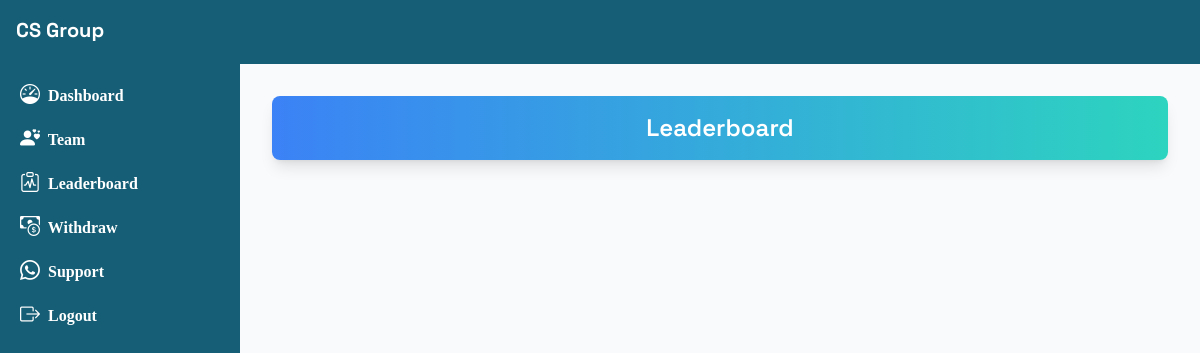
The app's page /leaderboard (signed in), older data.
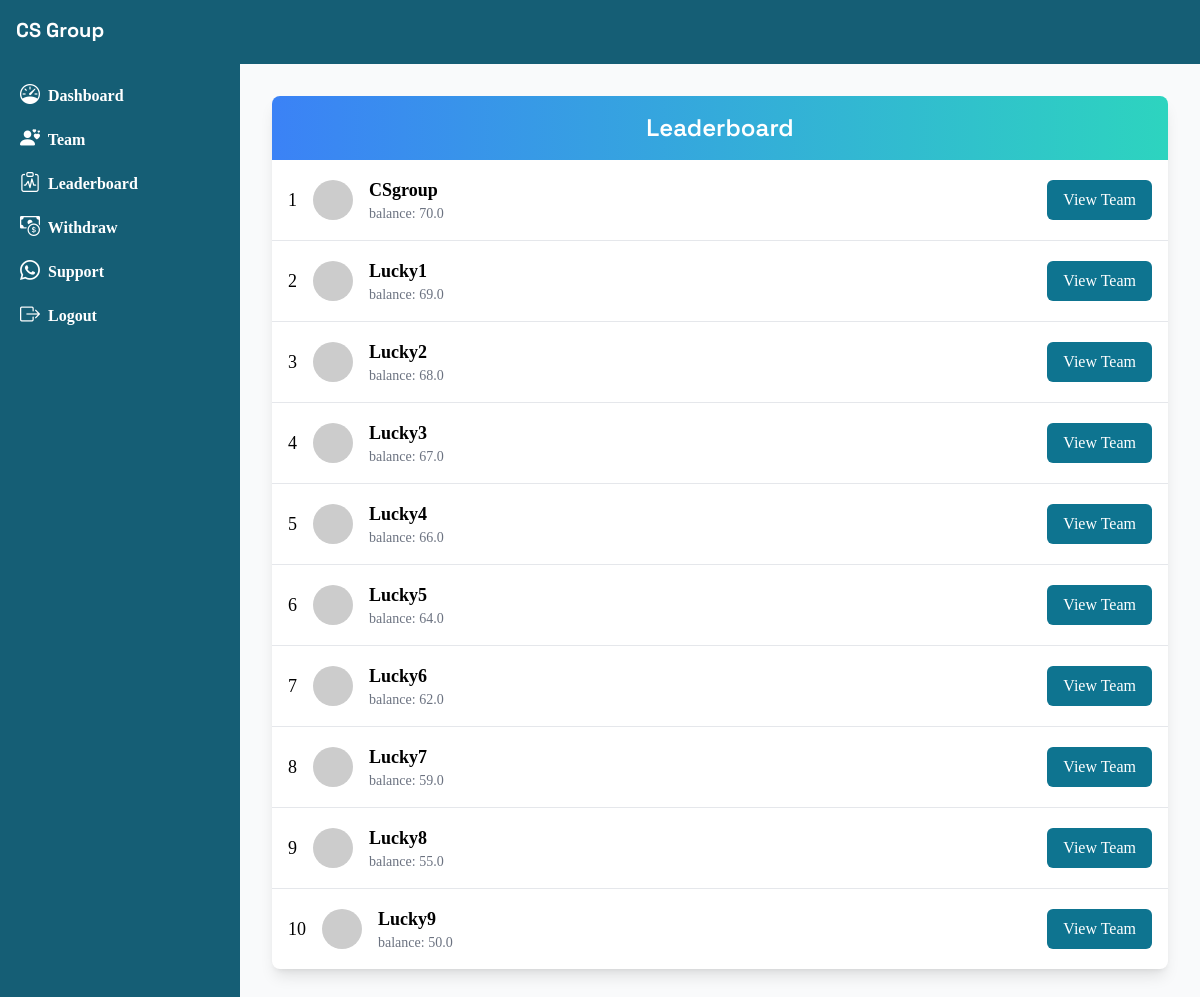
The same page, newer data.
### base/models.py (models this page shows, shortened)
class Profile(models.Model):
    user = models.ForeignKey(User, on_delete=models.CASCADE)
    name = models.CharField(max_length=200)
    title = models.CharField(max_length=200, null=True, blank=True)
    number = models.CharField(max_length=50)
    balance = models.FloatField(default=00)
    shopping_balance = models.IntegerField(default=0)
    refer_link = models.CharField(max_length=100)
    is_verified = models.BooleanField(default=False)
    referred_by = models.ForeignKey(User, related_name='teams', null=True, blank=True, on_delete=models.CASCADE)

### base/views.py (the view)
# urls.py: path('leaderboard', leaderboard),
@onlyuser
def leaderboard(request):
    p = Profile.objects.all().order_by('-balance')[0:10]
    return render(request, 'lead.html', context={'p':p})

### templates/lead.html
{% extends 'dash.html' %}
{% block body %}
  <div class="container mx-auto p-6">
        <div class="bg-white shadow-lg rounded-lg overflow-hidden">
            <div class="bg-gradient-to-r from-blue-500 to-teal-400 text-white text-center py-4 text-2xl font-semibold">
                Leaderboard
            </div>
            <ul class="divide-y divide-gray-200">
                {% for i in p %}
                <li class="flex items-center justify-between p-4">
                    <div class="flex items-center space-x-4">
                        <span class="text-lg font-medium">{{ forloop.counter }}</span>
                        <img class="w-10 h-10 rounded-full" src="https://api.dicebear.com/8.x/big-smile/svg?seed={{i.user.username}}" alt="User Avatar">
                        <div>
                            <p class="text-lg font-semibold">{{i.user.username}}</p>
                            <p class="text-sm text-gray-500">balance: {{i.balance}}</p>
                        </div>
                    </div>
                    <div>
                        <a href="/teams/{{i.user.username}}">
                        <button class="bg-cyan-700 text-white px-4 py-2 rounded-md hover:bg-blue-600">View Team</button>
                        </a>
                    </div>
                </li>
                {% endfor %}
            </ul>
        </div>
    </div>
    {% endblock %}

Row changes from the older to the newer data that the page shows:
added Profile: user.username "CSgroup", balance "70.0"
added Profile: user.username "Lucky1", balance "69.0"
added Profile: user.username "Lucky2", balance "68.0"
added Profile: user.username "Lucky3", balance "67.0"
added Profile: user.username "Lucky4", balance "66.0"
added Profile: user.username "Lucky5", balance "64.0"
added Profile: user.username "Lucky6", balance "62.0"
added Profile: user.username "Lucky7", balance "59.0"
added Profile: user.username "Lucky8", balance "55.0"
added Profile: user.username "Lucky9", balance "50.0"
